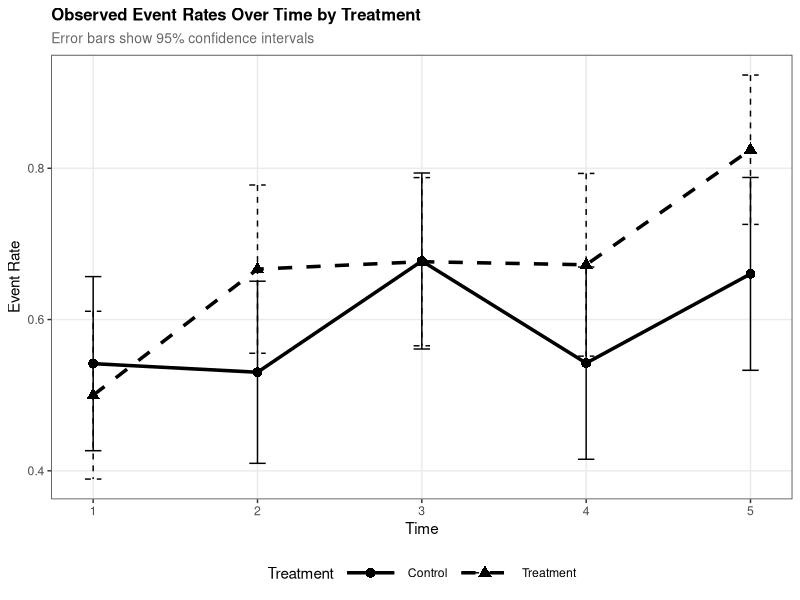
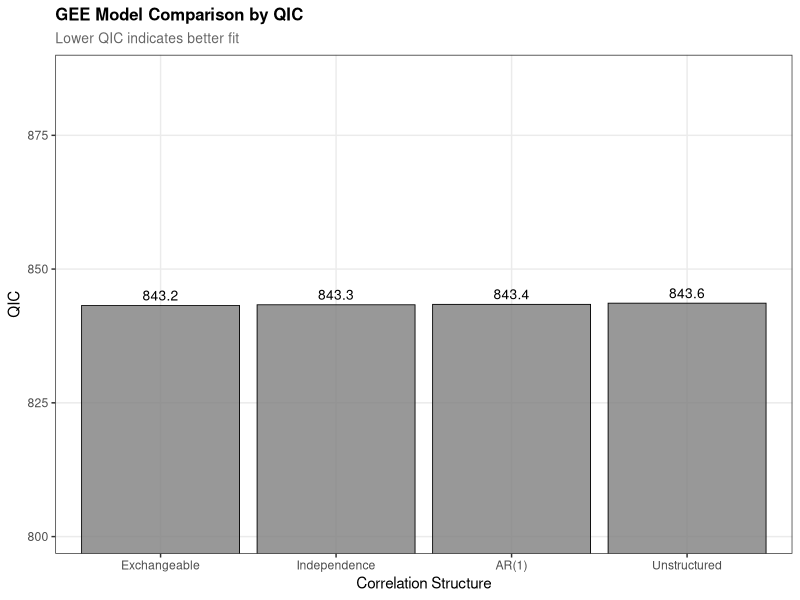
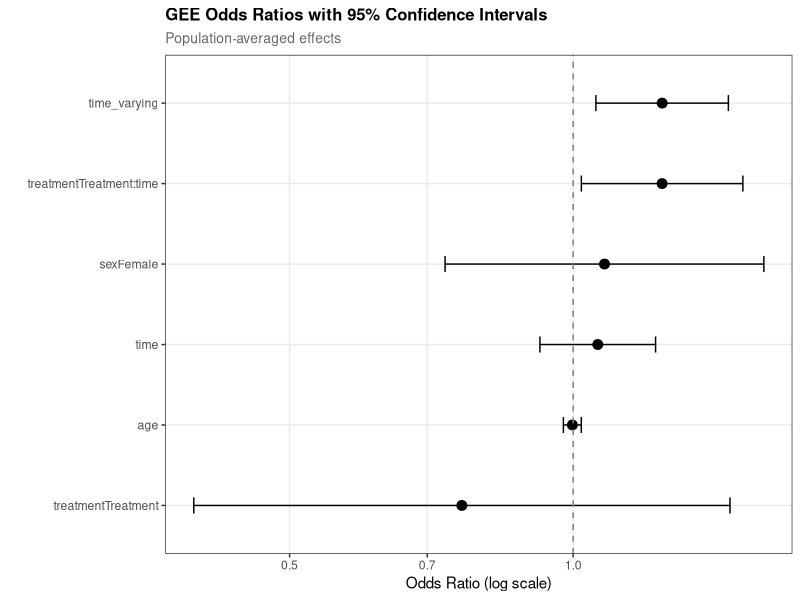
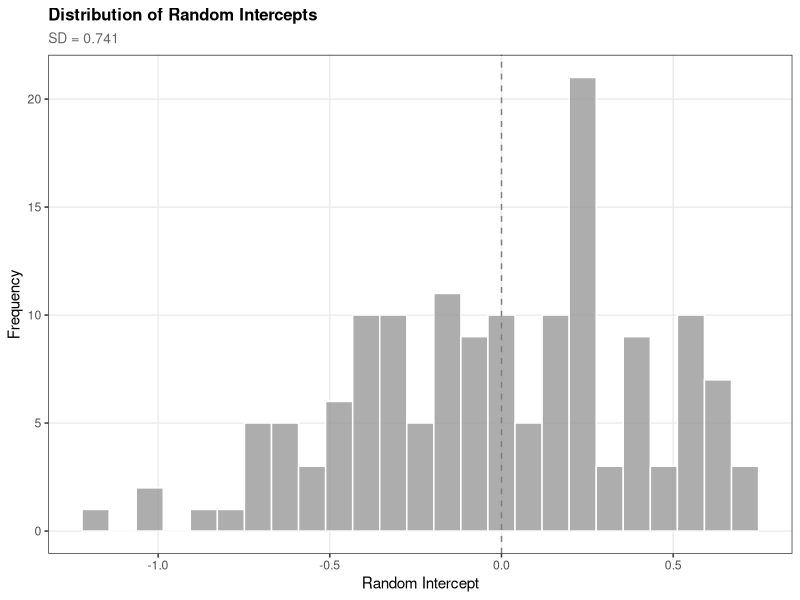
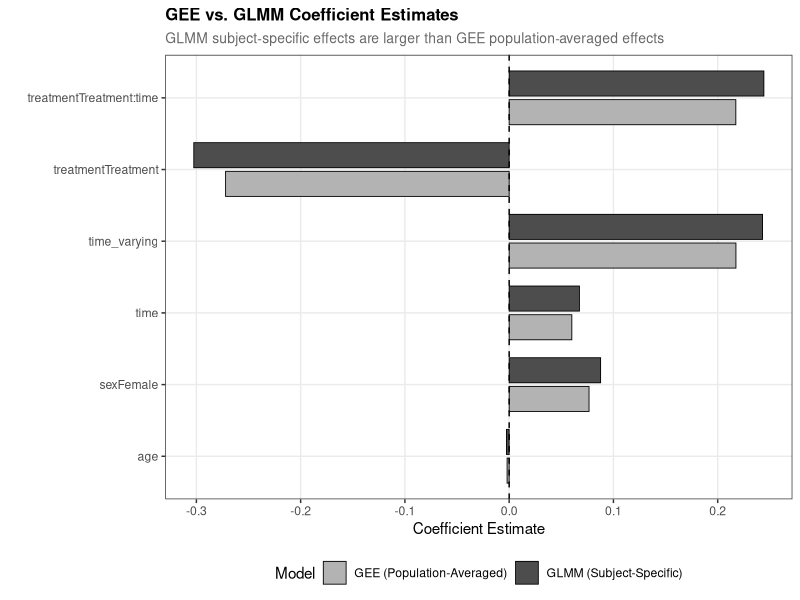
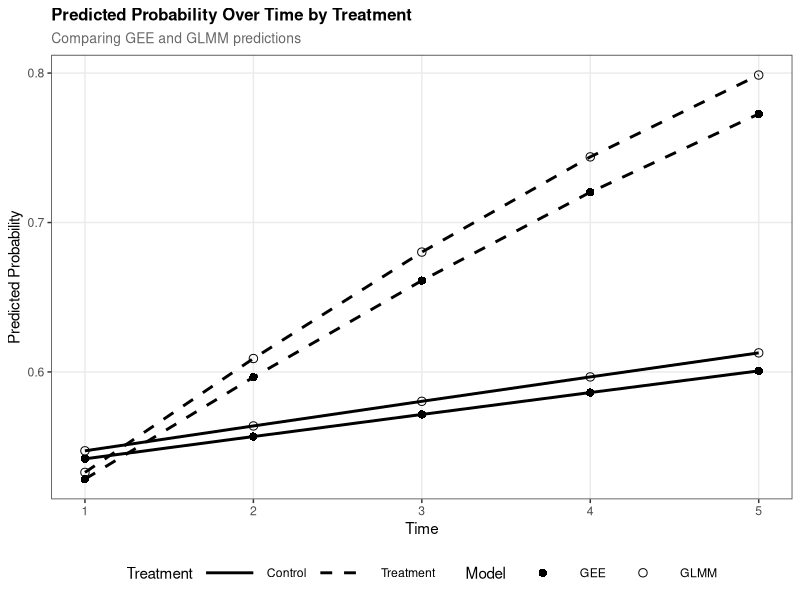
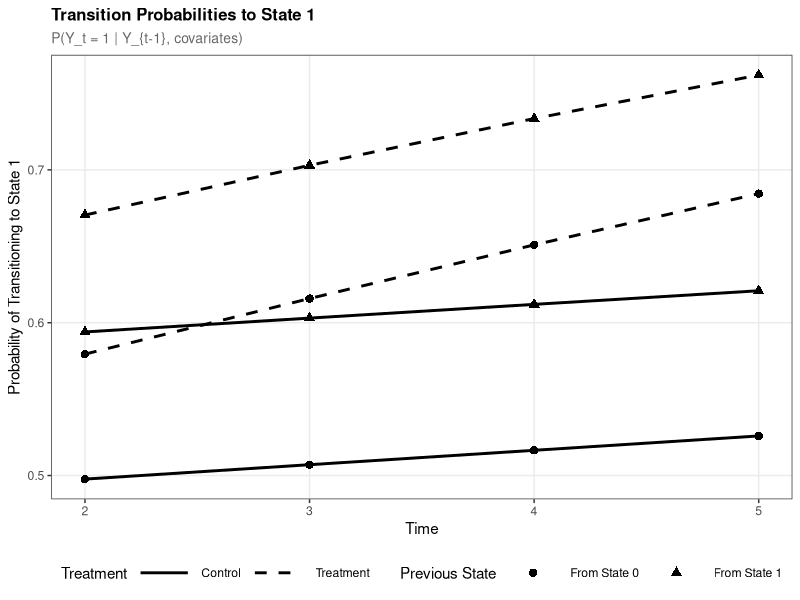
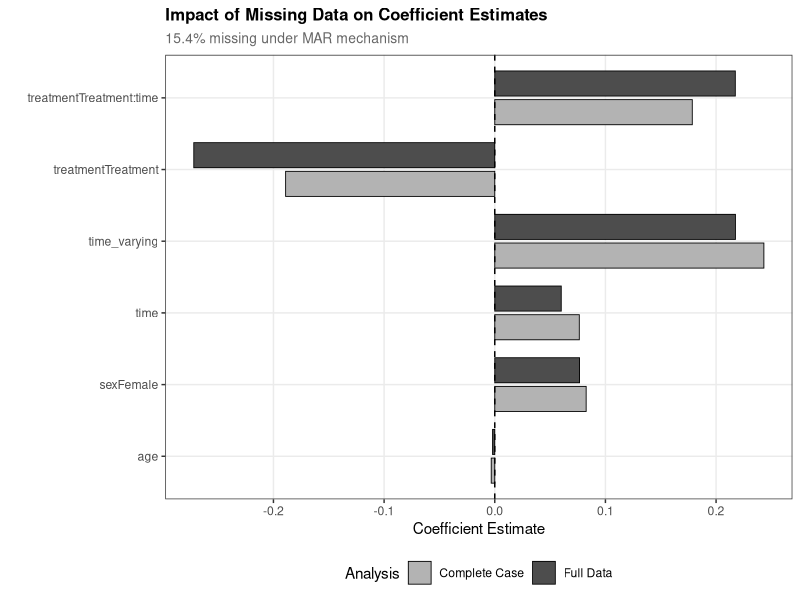

The R script that drew these images, in order:
# ============================================================================
# Chapter 11: Logistic Regression for Longitudinal Data
# R Code for Figures and Analysis
#
# This script generates all figures and outputs for Chapter 11
# Required packages: geepack, lme4, tidyverse, ggplot2, gridExtra, pROC
# ============================================================================
# Load required packages
library(geepack)
library(lme4)
library(tidyverse)
library(ggplot2)
library(gridExtra)
library(pROC)
# Set seed for reproducibility
set.seed(123)
# Create output directories if they don't exist
if (!dir.exists("figures")) dir.create("figures")
if (!dir.exists("output")) dir.create("output")
# Set ggplot B&W theme for consistency
theme_set(theme_bw(base_size = 11) +
            theme(
              panel.grid.minor = element_blank(),
              plot.title = element_text(face = "bold", size = 12),
              plot.subtitle = element_text(size = 10, color = "grey40"),
              legend.position = "right",
              strip.background = element_rect(fill = "grey95"),
              strip.text = element_text(face = "bold")
            ))
cat("\n=======================================================\n")
cat("CHAPTER 11: LOGISTIC REGRESSION FOR LONGITUDINAL DATA\n")
cat("=======================================================\n\n")
# ============================================================================
# Section 11.2: Simulate Longitudinal Data
# ============================================================================
cat("Simulating longitudinal binary data...\n")
simulate_longitudinal_data <- function(n_subjects = 150, max_time = 5,
                                       dropout_prob = 0.08, seed = 123) {
  set.seed(seed)
  # Subject-level variables
  age <- rnorm(n_subjects, mean = 50, sd = 10)
  sex <- rbinom(n_subjects, 1, 0.5)
  treatment <- rbinom(n_subjects, 1, 0.5)
  # Random intercepts for subjects (subject-specific heterogeneity)
  random_intercepts <- rnorm(n_subjects, mean = 0, sd = 0.8)
  # Build dataset
  long_list <- list()
  for (i in 1:n_subjects) {
    # Determine number of time points (allowing for dropout)
    n_times <- max_time
    for (t in 2:max_time) {
      if (runif(1) < dropout_prob) {
        n_times <- t - 1
        break
      }
    }
    for (t in 1:n_times) {
      # Time-varying covariate
      time_varying <- rnorm(1, mean = 0.2 * t, sd = 1)
      # Linear predictor with random intercept
      # True model: treatment effect increases over time (interaction)
      linear_pred <- -1.5 +
        0.02 * age[i] +
        0.4 * sex[i] +
        0.3 * treatment[i] +
        0.15 * t +
        0.12 * treatment[i] * t +  # Treatment x time interaction
        0.3 * time_varying +
        random_intercepts[i]
      prob <- plogis(linear_pred)
      y <- rbinom(1, 1, prob)
      long_list[[length(long_list) + 1]] <- data.frame(
        subject_id = i,
        time = t,
        age = age[i],
        sex = sex[i],
        treatment = treatment[i],
        time_varying = time_varying,
        y = y
      )
    }
  }
  long_data <- do.call(rbind, long_list)
  # Convert to factors
  long_data$subject_id <- factor(long_data$subject_id)
  long_data$sex <- factor(long_data$sex, labels = c("Male", "Female"))
  long_data$treatment <- factor(long_data$treatment, labels = c("Control", "Treatment"))
  return(long_data)
}
# Generate dataset
longitudinal_data <- simulate_longitudinal_data(n_subjects = 150, max_time = 5)
# Data summary
n_subjects <- length(unique(longitudinal_data$subject_id))
n_obs <- nrow(longitudinal_data)
obs_per_subject <- table(longitudinal_data$subject_id)
sink("output/data_summary.txt")
cat("=== Longitudinal Data Summary ===\n\n")
cat("Number of subjects:", n_subjects, "\n")
cat("Total observations:", n_obs, "\n")
cat("Mean observations per subject:", round(mean(obs_per_subject), 2), "\n")
cat("Range of observations per subject:", min(obs_per_subject), "-", max(obs_per_subject), "\n\n")
cat("Overall event rate:", round(mean(longitudinal_data$y), 3), "\n\n")
cat("Event rate by time:\n")
event_by_time <- longitudinal_data %>%
  group_by(time) %>%
  summarise(n = n(), events = sum(y), rate = mean(y), .groups = "drop")
print(as.data.frame(event_by_time))
cat("\nEvent rate by treatment:\n")
event_by_trt <- longitudinal_data %>%
  group_by(treatment) %>%
  summarise(n = n(), events = sum(y), rate = mean(y), .groups = "drop")
print(as.data.frame(event_by_trt))
cat("\nTrue model:\n")
cat("logit(p) = -1.5 + 0.02*age + 0.4*sex + 0.3*treatment + 0.15*time\n")
cat("           + 0.12*treatment*time + 0.3*time_varying + random_intercept\n")
cat("Random intercept SD: 0.8\n")
sink()
# Figure 11.1: Event rates over time by treatment
event_time_trt <- longitudinal_data %>%
  group_by(time, treatment) %>%
  summarise(rate = mean(y), n = n(), se = sqrt(rate * (1 - rate) / n), .groups = "drop")
fig11_1 <- ggplot(event_time_trt, aes(x = time, y = rate, linetype = treatment,
                                      shape = treatment, group = treatment)) +
  geom_line(linewidth = 1.2, colour = "black") +
  geom_point(size = 3, colour = "black") +
  geom_errorbar(aes(ymin = rate - 1.96 * se, ymax = rate + 1.96 * se),
                width = 0.1, colour = "black") +
  scale_linetype_manual(values = c("Control" = "solid", "Treatment" = "dashed")) +
  scale_shape_manual(values = c("Control" = 16, "Treatment" = 17)) +
  labs(title = "Observed Event Rates Over Time by Treatment",
       subtitle = "Error bars show 95% confidence intervals",
       x = "Time", y = "Event Rate", linetype = "Treatment", shape = "Treatment") +
  theme(legend.position = "bottom",
        legend.key.width = unit(1.5, "cm"))
ggsave("figures/fig11_1_event_rates_time.jpeg", fig11_1, width = 8, height = 5,
       dpi = 300, device = "jpeg")
cat("Saved: figures/fig11_1_event_rates_time.jpeg\n")
# ============================================================================
# Section 11.3: GEE Models
# ============================================================================
cat("Fitting GEE models with different correlation structures...\n")
# Fit GEE with independence
gee_indep <- geeglm(y ~ age + sex + treatment * time + time_varying,
                    id = subject_id,
                    data = longitudinal_data,
                    family = binomial(link = "logit"),
                    corstr = "independence")
# Fit GEE with exchangeable correlation
gee_exch <- geeglm(y ~ age + sex + treatment * time + time_varying,
                   id = subject_id,
                   data = longitudinal_data,
                   family = binomial(link = "logit"),
                   corstr = "exchangeable")
# Fit GEE with AR(1) correlation
gee_ar1 <- geeglm(y ~ age + sex + treatment * time + time_varying,
                  id = subject_id,
                  data = longitudinal_data,
                  family = binomial(link = "logit"),
                  corstr = "ar1")
# Fit GEE with unstructured correlation
gee_unstr <- geeglm(y ~ age + sex + treatment * time + time_varying,
                    id = subject_id,
                    data = longitudinal_data,
                    family = binomial(link = "logit"),
                    corstr = "unstructured")
# Compare QIC
qic_comparison <- data.frame(
  Correlation = c("Independence", "Exchangeable", "AR(1)", "Unstructured"),
  QIC = c(QIC(gee_indep)[1], QIC(gee_exch)[1], QIC(gee_ar1)[1], QIC(gee_unstr)[1])
)
qic_comparison$Delta_QIC <- qic_comparison$QIC - min(qic_comparison$QIC)
sink("output/gee_comparison.txt")
cat("=== GEE Model Comparison ===\n\n")
cat("--- QIC Comparison ---\n")
print(qic_comparison, row.names = FALSE)
cat("\nBest model by QIC:", qic_comparison$Correlation[which.min(qic_comparison$QIC)], "\n\n")
cat("--- Estimated Correlation Parameters ---\n")
cat("Exchangeable alpha:", round(summary(gee_exch)$corr[1, 1], 4), "\n")
cat("AR(1) alpha:", round(summary(gee_ar1)$corr[1, 1], 4), "\n\n")
cat("--- Best GEE Model (Exchangeable) Summary ---\n")
print(summary(gee_exch))
sink()
# Extract coefficients and OR from best model
gee_coefs <- coef(gee_exch)
gee_se <- summary(gee_exch)$coefficients[, "Std.err"]
gee_or <- exp(gee_coefs)
gee_or_lower <- exp(gee_coefs - 1.96 * gee_se)
gee_or_upper <- exp(gee_coefs + 1.96 * gee_se)
gee_pval <- summary(gee_exch)$coefficients[, "Pr(>|W|)"]
gee_results <- data.frame(
  Variable = names(gee_coefs),
  Estimate = round(gee_coefs, 4),
  SE = round(gee_se, 4),
  OR = round(gee_or, 4),
  OR_Lower = round(gee_or_lower, 4),
  OR_Upper = round(gee_or_upper, 4),
  p_value = round(gee_pval, 4)
)
sink("output/gee_results.txt")
cat("=== GEE Results (Exchangeable Correlation) ===\n\n")
print(gee_results, row.names = FALSE)
cat("\nInterpretation:\n")
cat("- Treatment main effect: OR =", round(gee_or["treatmentTreatment"], 3), "\n")
cat("- Time effect: OR =", round(gee_or["time"], 3), "per time unit\n")
cat("- Treatment x Time interaction: OR =", round(gee_or["treatmentTreatment:time"], 3), "\n")
cat("  (Treatment effect increases by", round((gee_or["treatmentTreatment:time"] - 1) * 100, 1),
    "% per time unit)\n")
sink()
# Figure 11.2: QIC comparison
fig11_2 <- ggplot(qic_comparison, aes(x = reorder(Correlation, QIC), y = QIC)) +
  geom_bar(stat = "identity", fill = "grey50", colour = "black", alpha = 0.8,
           linewidth = 0.3) +
  geom_text(aes(label = round(QIC, 1)), vjust = -0.5, size = 3.5) +
  labs(title = "GEE Model Comparison by QIC",
       subtitle = "Lower QIC indicates better fit",
       x = "Correlation Structure", y = "QIC") +
  coord_cartesian(ylim = c(min(qic_comparison$QIC) * 0.95, max(qic_comparison$QIC) * 1.05))
ggsave("figures/fig11_2_qic_comparison.jpeg", fig11_2, width = 8, height = 5,
       dpi = 300, device = "jpeg")
cat("Saved: figures/fig11_2_qic_comparison.jpeg\n")
# Figure 11.3: OR forest plot
or_plot_data <- gee_results[-1, ]  # Remove intercept
or_plot_data$Variable <- factor(or_plot_data$Variable,
                                levels = or_plot_data$Variable[order(or_plot_data$OR)])
fig11_3 <- ggplot(or_plot_data, aes(x = Variable, y = OR)) +
  geom_point(size = 3, colour = "black") +
  geom_errorbar(aes(ymin = OR_Lower, ymax = OR_Upper), width = 0.2, colour = "black") +
  geom_hline(yintercept = 1, linetype = "dashed", colour = "grey50") +
  coord_flip() +
  scale_y_log10() +
  labs(title = "GEE Odds Ratios with 95% Confidence Intervals",
       subtitle = "Population-averaged effects",
       x = "", y = "Odds Ratio (log scale)")
ggsave("figures/fig11_3_gee_forest_plot.jpeg", fig11_3, width = 8, height = 5,
       dpi = 300, device = "jpeg")
cat("Saved: figures/fig11_3_gee_forest_plot.jpeg\n")
# ============================================================================
# Section 11.4: Mixed-Effects Models (GLMM)
# ============================================================================
cat("Fitting mixed-effects logistic regression models...\n")
# Random intercept model
glmm_ri <- glmer(y ~ age + sex + treatment * time + time_varying + (1 | subject_id),
                 data = longitudinal_data,
                 family = binomial(link = "logit"),
                 control = glmerControl(optimizer = "bobyqa"))
# Random intercept and slope model
glmm_ris <- glmer(y ~ age + sex + treatment * time + time_varying + (1 + time | subject_id),
                  data = longitudinal_data,
                  family = binomial(link = "logit"),
                  control = glmerControl(optimizer = "bobyqa"))
# Compare models
model_comparison <- anova(glmm_ri, glmm_ris)
sink("output/glmm_results.txt")
cat("=== Mixed-Effects Logistic Regression Results ===\n\n")
cat("--- Random Intercept Model ---\n")
print(summary(glmm_ri))
cat("\n--- Random Intercept and Slope Model ---\n")
print(summary(glmm_ris))
cat("\n--- Model Comparison (LRT) ---\n")
print(model_comparison)
cat("\nConclusion:",
    ifelse(model_comparison$`Pr(>Chisq)`[2] < 0.05,
           "Random slope model significantly better",
           "Random intercept model sufficient"), "\n")
sink()
# Extract GLMM coefficients
glmm_coefs <- fixef(glmm_ri)
glmm_se <- sqrt(diag(vcov(glmm_ri)))
glmm_or <- exp(glmm_coefs)
glmm_or_lower <- exp(glmm_coefs - 1.96 * glmm_se)
glmm_or_upper <- exp(glmm_coefs + 1.96 * glmm_se)
glmm_results <- data.frame(
  Variable = names(glmm_coefs),
  Estimate = round(glmm_coefs, 4),
  SE = round(glmm_se, 4),
  OR = round(glmm_or, 4),
  OR_Lower = round(glmm_or_lower, 4),
  OR_Upper = round(glmm_or_upper, 4)
)
# Random effects variance
re_var <- as.data.frame(VarCorr(glmm_ri))
sink("output/glmm_coefficients.txt")
cat("=== GLMM Coefficients (Random Intercept Model) ===\n\n")
cat("--- Fixed Effects ---\n")
print(glmm_results, row.names = FALSE)
cat("\n--- Random Effects ---\n")
cat("Random intercept SD:", round(re_var$sdcor[1], 4), "\n")
cat("Random intercept variance:", round(re_var$vcov[1], 4), "\n")
cat("\nNote: GLMM provides subject-specific (conditional) effects.\n")
cat("These are larger than population-averaged (GEE) effects.\n")
sink()
# Figure 11.4: Random effects distribution
random_effects <- ranef(glmm_ri)$subject_id
random_effects$subject_id <- rownames(random_effects)
colnames(random_effects)[1] <- "Intercept"
fig11_4 <- ggplot(random_effects, aes(x = Intercept)) +
  geom_histogram(bins = 25, fill = "grey60", colour = "white", alpha = 0.8) +
  geom_vline(xintercept = 0, linetype = "dashed", colour = "grey50") +
  labs(title = "Distribution of Random Intercepts",
       subtitle = paste0("SD = ", round(re_var$sdcor[1], 3)),
       x = "Random Intercept", y = "Frequency")
ggsave("figures/fig11_4_random_effects.jpeg", fig11_4, width = 8, height = 5,
       dpi = 300, device = "jpeg")
cat("Saved: figures/fig11_4_random_effects.jpeg\n")
# ============================================================================
# Section 11.5: GEE vs GLMM Comparison
# ============================================================================
cat("Comparing GEE and GLMM estimates...\n")
comparison_table <- data.frame(
  Variable = names(gee_coefs),
  GEE_Est = round(gee_coefs, 4),
  GEE_SE = round(gee_se, 4),
  GLMM_Est = round(glmm_coefs, 4),
  GLMM_SE = round(glmm_se, 4)
)
comparison_table$Ratio <- round(comparison_table$GLMM_Est / comparison_table$GEE_Est, 3)
sink("output/gee_vs_glmm.txt")
cat("=== GEE vs GLMM Comparison ===\n\n")
print(comparison_table, row.names = FALSE)
cat("\nKey differences:\n")
cat("- GLMM estimates are generally larger (further from 0) than GEE\n")
cat("- This is expected: GLMM gives subject-specific effects, GEE gives population-averaged\n")
cat("- For random intercept variance sigma^2 =", round(re_var$vcov[1], 3), "\n")
cat("- Expected ratio: approximately", round(sqrt(1 + (16*sqrt(3)/(15*pi))^2 * re_var$vcov[1]), 3), "\n")
sink()
# Figure 11.5: GEE vs GLMM coefficients
comparison_long <- comparison_table[-1, ] %>%
  select(Variable, GEE_Est, GLMM_Est) %>%
  pivot_longer(cols = c(GEE_Est, GLMM_Est), names_to = "Model", values_to = "Estimate") %>%
  mutate(Model = case_match(Model,
                            "GEE_Est" ~ "GEE (Population-Averaged)",
                            "GLMM_Est" ~ "GLMM (Subject-Specific)"))
fig11_5 <- ggplot(comparison_long, aes(x = Variable, y = Estimate, fill = Model)) +
  geom_bar(stat = "identity", position = position_dodge(width = 0.8), width = 0.7,
           colour = "black", linewidth = 0.3) +
  geom_hline(yintercept = 0, linetype = "dashed") +
  scale_fill_manual(values = c("GEE (Population-Averaged)" = "grey70",
                               "GLMM (Subject-Specific)" = "grey30")) +
  coord_flip() +
  labs(title = "GEE vs. GLMM Coefficient Estimates",
       subtitle = "GLMM subject-specific effects are larger than GEE population-averaged effects",
       x = "", y = "Coefficient Estimate") +
  theme(legend.position = "bottom")
ggsave("figures/fig11_5_gee_vs_glmm.jpeg", fig11_5, width = 9, height = 5,
       dpi = 300, device = "jpeg")
cat("Saved: figures/fig11_5_gee_vs_glmm.jpeg\n")
# ============================================================================
# Section 11.6: Predicted Probabilities
# ============================================================================
cat("Computing predicted probabilities...\n")
# Create prediction grid
pred_grid <- expand.grid(
  time = 1:5,
  treatment = c("Control", "Treatment"),
  age = mean(longitudinal_data$age),
  sex = "Female",
  time_varying = 0
)
# GEE predictions (population-averaged)
pred_grid$gee_pred <- predict(gee_exch, newdata = pred_grid, type = "response")
# GLMM predictions (population-averaged approximation)
# Use re.form = NA to get population-averaged predictions
pred_grid$glmm_pred <- predict(glmm_ri, newdata = pred_grid, type = "response", re.form = NA)
sink("output/predicted_probabilities.txt")
cat("=== Predicted Probabilities by Time and Treatment ===\n\n")
cat("(At mean age, female, time_varying = 0)\n\n")
pred_print <- pred_grid %>%
  mutate(gee_pred = round(gee_pred, 4), glmm_pred = round(glmm_pred, 4))
print(as.data.frame(pred_print))
sink()
# Figure 11.6: Predicted probabilities over time
pred_long <- pred_grid %>%
  select(time, treatment, gee_pred, glmm_pred) %>%
  pivot_longer(cols = c(gee_pred, glmm_pred), names_to = "Model", values_to = "Probability") %>%
  mutate(Model = case_match(Model, "gee_pred" ~ "GEE", "glmm_pred" ~ "GLMM"))
fig11_6 <- ggplot(pred_long, aes(x = time, y = Probability, linetype = treatment,
                                 shape = Model)) +
  geom_line(linewidth = 1, colour = "black") +
  geom_point(size = 2.5, colour = "black") +
  scale_linetype_manual(values = c("Control" = "solid", "Treatment" = "dashed")) +
  scale_shape_manual(values = c("GEE" = 16, "GLMM" = 1)) +
  labs(title = "Predicted Probability Over Time by Treatment",
       subtitle = "Comparing GEE and GLMM predictions",
       x = "Time", y = "Predicted Probability",
       linetype = "Treatment", shape = "Model") +
  theme(legend.position = "bottom",
        legend.key.width = unit(1.5, "cm"))
ggsave("figures/fig11_6_predicted_probabilities.jpeg", fig11_6, width = 8, height = 5,
       dpi = 300, device = "jpeg")
cat("Saved: figures/fig11_6_predicted_probabilities.jpeg\n")
# ============================================================================
# Section 11.7: Transition Models
# ============================================================================
cat("Fitting transition model...\n")
# Create lagged outcome
longitudinal_data_lag <- longitudinal_data %>%
  arrange(subject_id, time) %>%
  group_by(subject_id) %>%
  mutate(
    y_prev = lag(y, 1),
    time_prev = lag(time, 1)
  ) %>%
  ungroup() %>%
  filter(!is.na(y_prev), time_prev == time - 1)  # Consecutive observations only
# Fit transition model
transition_model <- glm(y ~ y_prev + age + sex + treatment * time + time_varying,
                        family = binomial(link = "logit"),
                        data = longitudinal_data_lag)
trans_coefs <- coef(transition_model)
trans_se <- sqrt(diag(vcov(transition_model)))
trans_or <- exp(trans_coefs)
trans_or_lower <- exp(trans_coefs - 1.96 * trans_se)
trans_or_upper <- exp(trans_coefs + 1.96 * trans_se)
trans_pval <- summary(transition_model)$coefficients[, 4]
trans_results <- data.frame(
  Variable = names(trans_coefs),
  Estimate = round(trans_coefs, 4),
  SE = round(trans_se, 4),
  OR = round(trans_or, 4),
  OR_Lower = round(trans_or_lower, 4),
  OR_Upper = round(trans_or_upper, 4),
  p_value = round(trans_pval, 4)
)
sink("output/transition_model.txt")
cat("=== Transition Model Results ===\n\n")
cat("Model: P(Y_t = 1 | Y_{t-1}, X)\n\n")
print(trans_results, row.names = FALSE)
cat("\nKey finding:\n")
cat("- Previous state (y_prev) OR =", round(trans_or["y_prev"], 3), "\n")
cat("  Strong state dependence: subjects in state 1 are",
    round(trans_or["y_prev"], 1), "times more likely to remain in state 1\n")
sink()
# Figure 11.7: Transition probabilities
trans_pred_grid <- expand.grid(
  y_prev = c(0, 1),
  time = 2:5,
  treatment = c("Control", "Treatment"),
  age = mean(longitudinal_data_lag$age),
  sex = "Female",
  time_varying = 0
)
trans_pred_grid$pred_prob <- predict(transition_model, newdata = trans_pred_grid, type = "response")
trans_pred_grid$y_prev_label <- factor(trans_pred_grid$y_prev,
                                       labels = c("From State 0", "From State 1"))
fig11_7 <- ggplot(trans_pred_grid, aes(x = time, y = pred_prob,
                                       linetype = treatment, shape = y_prev_label)) +
  geom_line(linewidth = 1, colour = "black") +
  geom_point(size = 2.5, colour = "black") +
  scale_linetype_manual(values = c("Control" = "solid", "Treatment" = "dashed")) +
  scale_shape_manual(values = c("From State 0" = 16, "From State 1" = 17)) +
  labs(title = "Transition Probabilities to State 1",
       subtitle = "P(Y_t = 1 | Y_{t-1}, covariates)",
       x = "Time", y = "Probability of Transitioning to State 1",
       linetype = "Treatment", shape = "Previous State") +
  theme(legend.position = "bottom",
        legend.key.width = unit(1.5, "cm"))
ggsave("figures/fig11_7_transition_probabilities.jpeg", fig11_7, width = 8, height = 5,
       dpi = 300, device = "jpeg")
cat("Saved: figures/fig11_7_transition_probabilities.jpeg\n")
# ============================================================================
# Section 11.8: Missing Data Analysis
# ============================================================================
cat("Analyzing impact of missing data...\n")
# Create dataset with MAR missing data
set.seed(789)
longitudinal_missing <- longitudinal_data %>%
  group_by(subject_id) %>%
  mutate(
    y_prev = lag(y, 1),
    # Missingness depends on previous outcome (MAR)
    miss_prob = ifelse(!is.na(y_prev) & y_prev == 1, 0.25, 0.08),
    y_observed = ifelse(runif(n()) < miss_prob, NA, y)
  ) %>%
  ungroup()
n_missing <- sum(is.na(longitudinal_missing$y_observed))
pct_missing <- round(100 * n_missing / nrow(longitudinal_missing), 1)
# Complete case analysis
complete_data <- longitudinal_missing %>% filter(!is.na(y_observed))
gee_complete <- geeglm(y_observed ~ age + sex + treatment * time + time_varying,
                       id = subject_id,
                       data = complete_data,
                       family = binomial(link = "logit"),
                       corstr = "exchangeable")
# Compare with full data analysis
comparison_missing <- data.frame(
  Variable = names(coef(gee_exch)),
  Full_Data = round(coef(gee_exch), 4),
  Complete_Case = round(coef(gee_complete), 4)
)
comparison_missing$Difference <- round(comparison_missing$Complete_Case - comparison_missing$Full_Data, 4)
comparison_missing$Pct_Bias <- round(100 * comparison_missing$Difference / comparison_missing$Full_Data, 1)
sink("output/missing_data_analysis.txt")
cat("=== Missing Data Analysis ===\n\n")
cat("Missing data mechanism: MAR (depends on previous outcome)\n")
cat("Total observations:", nrow(longitudinal_missing), "\n")
cat("Missing observations:", n_missing, "(", pct_missing, "%)\n\n")
cat("--- Coefficient Comparison ---\n")
print(comparison_missing, row.names = FALSE)
cat("\nInterpretation:\n")
cat("- Complete case analysis may be biased under MAR\n")
cat("- Bias is typically toward null (coefficients attenuated)\n")
cat("- Consider multiple imputation or weighted GEE for MAR data\n")
sink()
# Figure 11.8: Missing data impact
missing_plot_data <- comparison_missing[-1, ] %>%
  select(Variable, Full_Data, Complete_Case) %>%
  pivot_longer(cols = c(Full_Data, Complete_Case), names_to = "Analysis", values_to = "Estimate")
fig11_8 <- ggplot(missing_plot_data, aes(x = Variable, y = Estimate, fill = Analysis)) +
  geom_bar(stat = "identity", position = position_dodge(width = 0.8), width = 0.7,
           colour = "black", linewidth = 0.3) +
  geom_hline(yintercept = 0, linetype = "dashed") +
  scale_fill_manual(values = c("Complete_Case" = "grey70", "Full_Data" = "grey30"),
                    labels = c("Complete Case", "Full Data")) +
  coord_flip() +
  labs(title = "Impact of Missing Data on Coefficient Estimates",
       subtitle = paste0(pct_missing, "% missing under MAR mechanism"),
       x = "", y = "Coefficient Estimate") +
  theme(legend.position = "bottom")
ggsave("figures/fig11_8_missing_data_impact.jpeg", fig11_8, width = 9, height = 5,
       dpi = 300, device = "jpeg")
cat("Saved: figures/fig11_8_missing_data_impact.jpeg\n")
# ============================================================================
# Section 11.9: Model Diagnostics
# ============================================================================
cat("Performing model diagnostics...\n")
# Residual analysis for GEE
longitudinal_data$gee_fitted <- predict(gee_exch, type = "response")
longitudinal_data$gee_resid <- residuals(gee_exch, type = "pearson")
# Marginal predicted vs observed by decile
longitudinal_data$pred_decile <- cut(longitudinal_data$gee_fitted,
                                     breaks = quantile(longitudinal_data$gee_fitted, probs = seq(0, 1, 0.1)),
                                     include.lowest = TRUE, labels = 1:10)
calibration_data <- longitudinal_data %>%
  group_by(pred_decile) %>%
  summarise(
    n = n(),
    observed = mean(y),
    predicted = mean(gee_fitted),
    .groups = "drop"
  )
sink("output/model_diagnostics.txt")
cat("=== Model Diagnostics ===\n\n")
cat("--- GEE Calibration by Decile ---\n")
print(as.data.frame(calibration_data))
cat("\n--- Residual Summary ---\n")
cat("Mean Pearson residual:", round(mean(longitudinal_data$gee_resid), 4), "\n")
cat("SD Pearson residual:", round(sd(longitudinal_data$gee_resid), 4), "\n")
sink()
# Figure 11.9: Calibration plot
fig11_9 <- ggplot(calibration_data, aes(x = predicted, y = observed)) +
  geom_abline(intercept = 0, slope = 1, linetype = "dashed", colour = "grey50") +
  geom_point(aes(size = n), colour = "grey30") +
  geom_smooth(method = "lm", se = FALSE, colour = "black") +
  labs(title = "GEE Calibration Plot",
       subtitle = "Observed vs. predicted probabilities by decile",
       x = "Mean Predicted Probability", y = "Observed Proportion",
       size = "n") +
  coord_equal(xlim = c(0, 1), ylim = c(0, 1))
ggsave("figures/fig11_9_calibration.jpeg", fig11_9, width = 7, height = 6,
       dpi = 300, device = "jpeg")
cat("Saved: figures/fig11_9_calibration.jpeg\n")
# ============================================================================
# Section 11.10: Summary
# ============================================================================
sink("output/chapter11_summary.txt")
cat("=== Chapter 11 Summary: Logistic Regression for Longitudinal Data ===\n\n")
cat("SIMULATED DATA:\n")
cat("-" , rep("-", 50), "\n", sep = "")
cat("Subjects:", n_subjects, "\n")
cat("Total observations:", n_obs, "\n")
cat("Mean obs per subject:", round(mean(obs_per_subject), 2), "\n")
cat("Overall event rate:", round(mean(longitudinal_data$y), 3), "\n\n")
cat("GEE RESULTS (Exchangeable Correlation):\n")
cat("-" , rep("-", 50), "\n", sep = "")
cat("Estimated correlation:", round(summary(gee_exch)$corr[1, 1], 4), "\n")
cat("Key effects:\n")
cat("  Treatment: OR =", round(exp(coef(gee_exch)["treatmentTreatment"]), 3), "\n")
cat("  Time: OR =", round(exp(coef(gee_exch)["time"]), 3), "\n")
cat("  Treatment x Time: OR =", round(exp(coef(gee_exch)["treatmentTreatment:time"]), 3), "\n\n")
cat("GLMM RESULTS (Random Intercept):\n")
cat("-" , rep("-", 50), "\n", sep = "")
cat("Random intercept SD:", round(re_var$sdcor[1], 4), "\n")
cat("Key effects:\n")
cat("  Treatment: OR =", round(exp(fixef(glmm_ri)["treatmentTreatment"]), 3), "\n")
cat("  Time: OR =", round(exp(fixef(glmm_ri)["time"]), 3), "\n")
cat("  Treatment x Time: OR =", round(exp(fixef(glmm_ri)["treatmentTreatment:time"]), 3), "\n\n")
cat("TRANSITION MODEL:\n")
cat("-" , rep("-", 50), "\n", sep = "")
cat("Previous state (y_prev) OR:", round(trans_or["y_prev"], 3), "\n")
cat("Strong state dependence observed\n\n")
cat("MISSING DATA ANALYSIS:\n")
cat("-" , rep("-", 50), "\n", sep = "")
cat("Missing rate:", pct_missing, "%\n")
cat("Complete case analysis shows potential bias under MAR\n")
sink()
# ============================================================================
# Completion message
# ============================================================================
cat("\n========================================\n")
cat("Chapter 11 R code execution complete!\n")
cat("========================================\n\n")
cat("Figures saved to 'figures/' directory:\n")
cat("  - fig11_1_event_rates_time.jpeg\n")
cat("  - fig11_2_qic_comparison.jpeg\n")
cat("  - fig11_3_gee_forest_plot.jpeg\n")
cat("  - fig11_4_random_effects.jpeg\n")
cat("  - fig11_5_gee_vs_glmm.jpeg\n")
cat("  - fig11_6_predicted_probabilities.jpeg\n")
cat("  - fig11_7_transition_probabilities.jpeg\n")
cat("  - fig11_8_missing_data_impact.jpeg\n")
cat("  - fig11_9_calibration.jpeg\n\n")
cat("Output files saved to 'output/' directory:\n")
cat("  - data_summary.txt\n")
cat("  - gee_comparison.txt\n")
cat("  - gee_results.txt\n")
cat("  - glmm_results.txt\n")
cat("  - glmm_coefficients.txt\n")
cat("  - gee_vs_glmm.txt\n")
cat("  - predicted_probabilities.txt\n")
cat("  - transition_model.txt\n")
cat("  - missing_data_analysis.txt\n")
cat("  - model_diagnostics.txt\n")
cat("  - chapter11_summary.txt\n")
